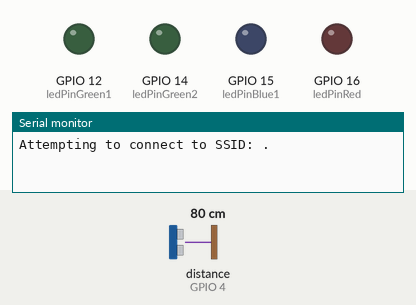
This sketch was run on a simulated ESP8266 (NodeMCU). Parts: output pins drawn as LEDs (lit = HIGH), the last lines printed to the serial monitor. The test bench sets the inputs (shaded band); at power-on: distance to the obstacle (sensor on GPIO 4) 80 cm. The echo pulse lasts 58.3 µs per cm; WiFi joins after 1.5 s; servers stay silent unless stated.

Above: at 1.2 s.
1.3 s: distance to the obstacle (sensor on GPIO 4) set to 8 cm
8.8 s: distance to the obstacle (sensor on GPIO 4) set to 5 cm
16.3 s: distance to the obstacle (sensor on GPIO 4) set to 2 cm
At 25.6 s:
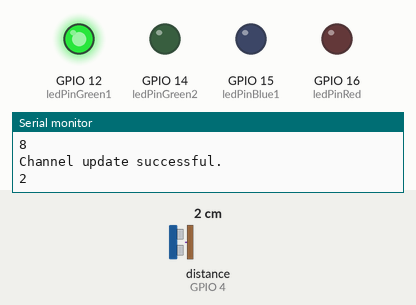
Timing chart, 0 to 57.1 s (numbered marks = the images above; inputs shaded):
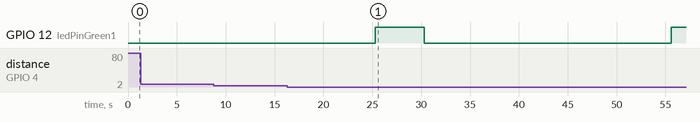

The sketch:

Robinhovaldo.ino
```cpp
#include <ESP8266WiFi.h>
#include "ThingSpeak.h"
#include <Ultrasonic.h>

//constantes :)
const int trigPin = 5;
const int echoPin = 4;
const int ledPinGreen1 = 12;
const int ledPinGreen2 = 14;
const int ledPinBlue1 = 15;
//const int ledPinBlue2 = 13;
const int ledPinRed = 16;

const char* myWriteAPIKey = "MQ9GD7Y95M2XHOFH";

//variaveis :)
int distance = 0;
char ssid[] = "nomedowifi";
char pass[] = "senhadowifi";
unsigned long myChannelNumber = 2142559;

//classes :)
Ultrasonic ultrasonic(trigPin, echoPin);
WiFiClient client;

void setup() {
  Serial.begin(115200);  // Initialize serial
  while (!Serial) {
    ;  // wait for serial port to connect. Needed for Leonardo native USB port only
  }

  WiFi.mode(WIFI_STA);
  ThingSpeak.begin(client);  // Initialize ThingSpeak

  pinMode(trigPin, OUTPUT);  // Sets the trigPin as an Output
  pinMode(echoPin, INPUT);   // Sets the echoPin as an Input
  pinMode(ledPinGreen1, OUTPUT);
  pinMode(ledPinGreen2, OUTPUT);
  pinMode(ledPinBlue1, OUTPUT);
  //pinMode(ledPinBlue2, OUTPUT);
  pinMode(ledPinRed, OUTPUT);
}

void loop() {

  // Connect or reconnect to WiFi
  if (WiFi.status() != WL_CONNECTED) {
    Serial.print("Attempting to connect to SSID: ");
    while (WiFi.status() != WL_CONNECTED) {
      WiFi.begin(ssid, pass);  // Connect to WPA/WPA2 network. Change this line if using open or WEP network
      Serial.print(".");
      delay(5000);
    }
    Serial.println("\nConnected.");
  }
  distance = ultrasonic.distanceRead(CM);
  Serial.println(distance);

  if (distance <= 4) {
    digitalWrite(ledPinGreen1, HIGH);
    delay(5000);
    digitalWrite(ledPinGreen1, LOW);
    delay(5000);
  }

  else if (distance = 5 and distance < 7) {
    digitalWrite(ledPinGreen2, HIGH);
    delay(5000);
    digitalWrite(ledPinGreen2, LOW);
    delay(5000);
  }

  else if (distance >= 8) {
    digitalWrite(ledPinBlue1, HIGH);
    delay(5000);
    digitalWrite(ledPinBlue1, LOW);
    delay(5000);
  }


  int x = ThingSpeak.writeField(myChannelNumber, 1, distance, myWriteAPIKey);
  if (x == 200) {
    Serial.println("Channel update successful.");
  } else {
    Serial.println("Problem updating channel. HTTP error code " + String(x));
  }


  delay(20000);  // Wait 20 seconds to update the channel again
}
```

Measured:
- after the input at 8.8 s, every drawn part: stays the same
- after the input at 16.3 s, GPIO 12 (ledPinGreen1): LOW → HIGH after 9.0 s, → LOW 5.0 s later, → HIGH 25.3 s later; GPIO 14 (ledPinGreen2): stays LOW (without the input it goes to HIGH after 9.0 s)
